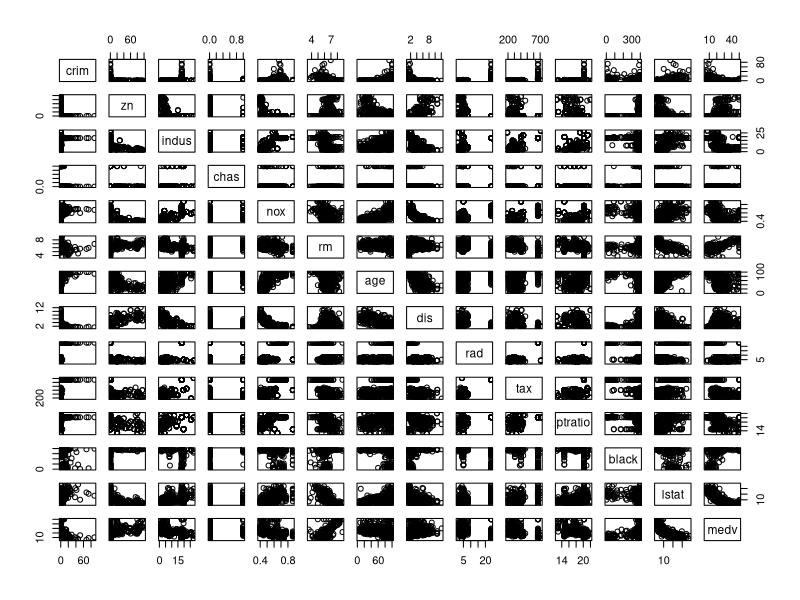
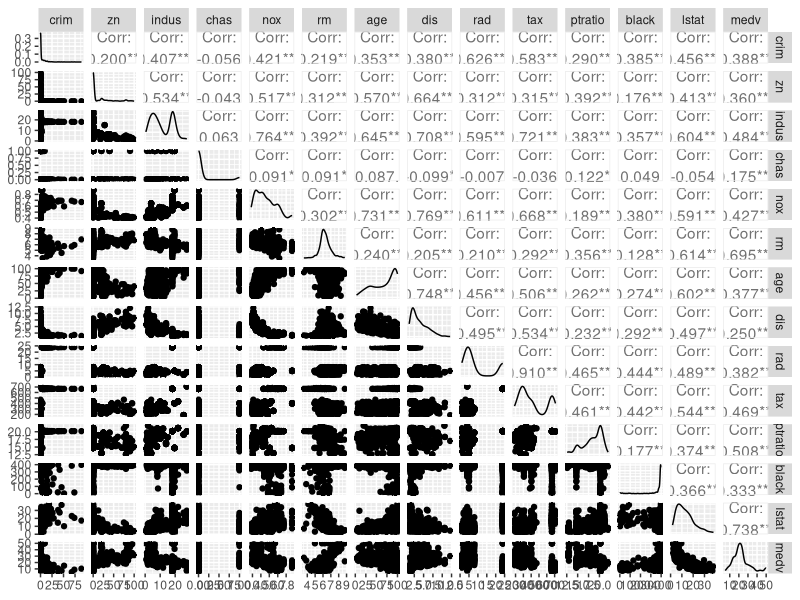
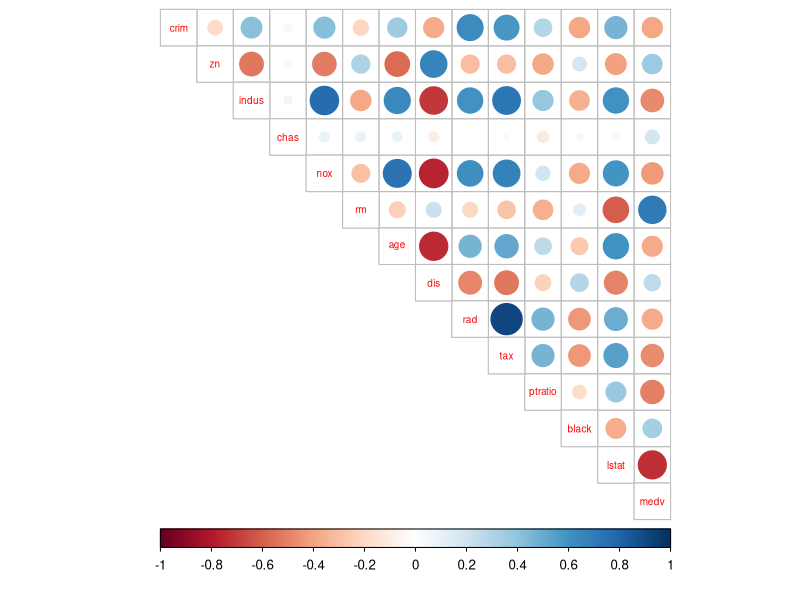
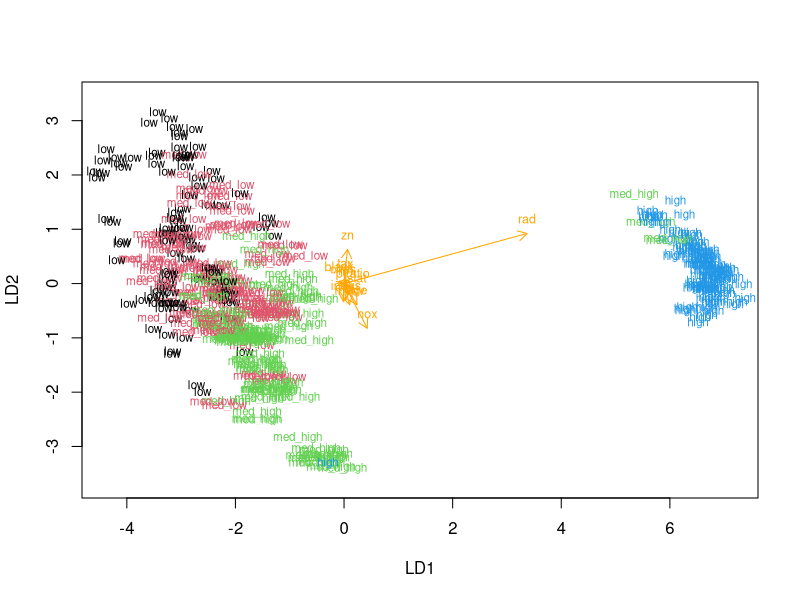
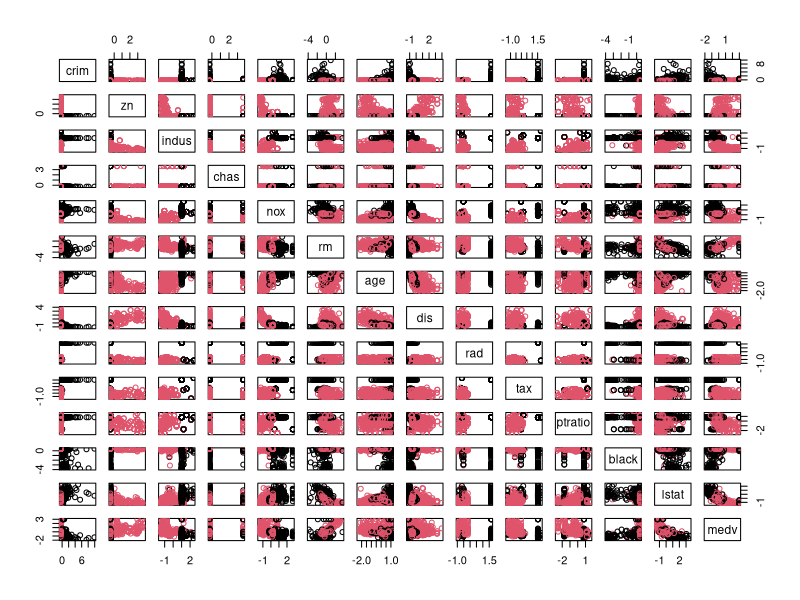

These charts were generated, in order, by the following R code:
## ---- chunk 1
knitr::opts_chunk$set(echo = TRUE)

## ---- chunk 2
library(MASS)
data("Boston")
str(Boston)

## ---- chunk 3
library(GGally)
library(ggplot2)
library(tidyr) 
library(dplyr)
summary(Boston)
pairs(Boston)
p <- ggpairs(Boston, mapping = aes(), lower = list(combo = wrap("facethist", bins = 20)))
p
## ---- chunk 4
library(corrplot)

cor_matrix<-cor(Boston) %>% round(digits = 2)
cor_matrix
corrplot(cor_matrix, method="circle", type="upper", cl.pos="b", tl.pos="d", tl.cex = 0.6)

## ---- chunk 5
boston_scaled <- scale(Boston)
summary(boston_scaled)
class(boston_scaled)
boston_scaled <- as.data.frame(boston_scaled)

summary(boston_scaled$crim)
bins <- quantile(boston_scaled$crim)
crime <- cut(boston_scaled$crim, breaks = bins, include.lowest = TRUE, labels = c("low", "med_low", "med_high", "high"))
table(crime)
boston_scaled <- dplyr::select(boston_scaled, -crim)
boston_scaled <- data.frame(boston_scaled, crime)

n <- nrow(boston_scaled)
ind <- sample(n,  size = n * 0.8)
train <- boston_scaled[ind,]
test <- boston_scaled[-ind,]
correct_classes <- test$crime
test <- dplyr::select(test, -crime)
## ---- chunk 6
lda.fit <- lda(crime ~ ., data = train)
lda.fit
lda.arrows <- function(x, myscale = 1, arrow_heads = 0.1, color = "orange", tex = 0.75, choices = c(1,2)){
  heads <- coef(x)
  arrows(x0 = 0, y0 = 0, 
         x1 = myscale * heads[,choices[1]], 
         y1 = myscale * heads[,choices[2]], col=color, length = arrow_heads)
  text(myscale * heads[,choices], labels = row.names(heads), 
       cex = tex, col=color, pos=3)
}

classes <- as.numeric(train$crime)

plot(lda.fit, dimen = 2, col = classes, pch = classes)
lda.arrows(lda.fit, myscale = 1)
## ---- chunk 7
lda.pred <- predict(lda.fit, newdata = test)
table(correct = correct_classes, predicted = lda.pred$class)
## ---- chunk 8
data("Boston")
boston_scaled2 <- scale(Boston)
summary(boston_scaled2)
class(boston_scaled2)
boston_scaled2 <- as.data.frame(boston_scaled2)
## ---- chunk 9
dist_eu <- dist(boston_scaled2)
summary(dist_eu)
dist_man <- dist(boston_scaled2, method = 'manhattan')
summary(dist_man)

km <-kmeans(boston_scaled2, centers = 4)
km
km <-kmeans(boston_scaled2, centers = 3)
km
km2 <-kmeans(boston_scaled2, centers = 2)
km2
## ---- chunk 10
pairs(boston_scaled2[], col = km2$cluster)
